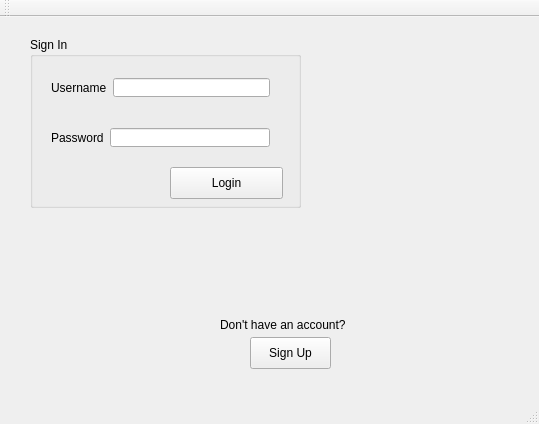
<?xml version="1.0" encoding="UTF-8"?>
<ui version="4.0">
 <class>MainWindow</class>
 <widget class="QMainWindow" name="MainWindow">
  <property name="geometry">
   <rect>
    <x>0</x>
    <y>0</y>
    <width>539</width>
    <height>424</height>
   </rect>
  </property>
  <property name="windowTitle">
   <string>MainWindow</string>
  </property>
  <widget class="QWidget" name="centralWidget">
   <widget class="QGroupBox" name="groupBox">
    <property name="geometry">
     <rect>
      <x>30</x>
      <y>20</y>
      <width>271</width>
      <height>171</height>
     </rect>
    </property>
    <property name="title">
     <string>Sign In</string>
    </property>
    <widget class="QWidget" name="horizontalLayoutWidget">
     <property name="geometry">
      <rect>
       <x>10</x>
       <y>30</y>
       <width>241</width>
       <height>41</height>
      </rect>
     </property>
     <layout class="QHBoxLayout" name="horizontalLayout">
      <item>
       <widget class="QLabel" name="label">
        <property name="text">
         <string>Username</string>
        </property>
       </widget>
      </item>
      <item>
       <widget class="QLineEdit" name="lineEdit"/>
      </item>
     </layout>
    </widget>
    <widget class="QWidget" name="horizontalLayoutWidget_2">
     <property name="geometry">
      <rect>
       <x>10</x>
       <y>80</y>
       <width>241</width>
       <height>41</height>
      </rect>
     </property>
     <layout class="QHBoxLayout" name="horizontalLayout_2">
      <item>
       <widget class="QLabel" name="label_2">
        <property name="text">
         <string>Password</string>
        </property>
       </widget>
      </item>
      <item>
       <widget class="QLineEdit" name="lineEdit_2"/>
      </item>
     </layout>
    </widget>
    <widget class="QPushButton" name="pushButton">
     <property name="geometry">
      <rect>
       <x>140</x>
       <y>130</y>
       <width>113</width>
       <height>32</height>
      </rect>
     </property>
     <property name="text">
      <string>Login</string>
     </property>
    </widget>
   </widget>
   <widget class="QLabel" name="label_3">
    <property name="geometry">
     <rect>
      <x>220</x>
      <y>300</y>
      <width>141</width>
      <height>16</height>
     </rect>
    </property>
    <property name="text">
     <string>Don't have an account? </string>
    </property>
   </widget>
   <widget class="QPushButton" name="pushButton_2">
    <property name="geometry">
     <rect>
      <x>250</x>
      <y>320</y>
      <width>81</width>
      <height>32</height>
     </rect>
    </property>
    <property name="text">
     <string>Sign Up</string>
    </property>
   </widget>
  </widget>
  <widget class="QMenuBar" name="menuBar">
   <property name="geometry">
    <rect>
     <x>0</x>
     <y>0</y>
     <width>539</width>
     <height>22</height>
    </rect>
   </property>
  </widget>
  <widget class="QToolBar" name="mainToolBar">
   <attribute name="toolBarArea">
    <enum>TopToolBarArea</enum>
   </attribute>
   <attribute name="toolBarBreak">
    <bool>false</bool>
   </attribute>
  </widget>
  <widget class="QStatusBar" name="statusBar"/>
 </widget>
 <layoutdefault spacing="6" margin="11"/>
 <resources/>
 <connections/>
</ui>
